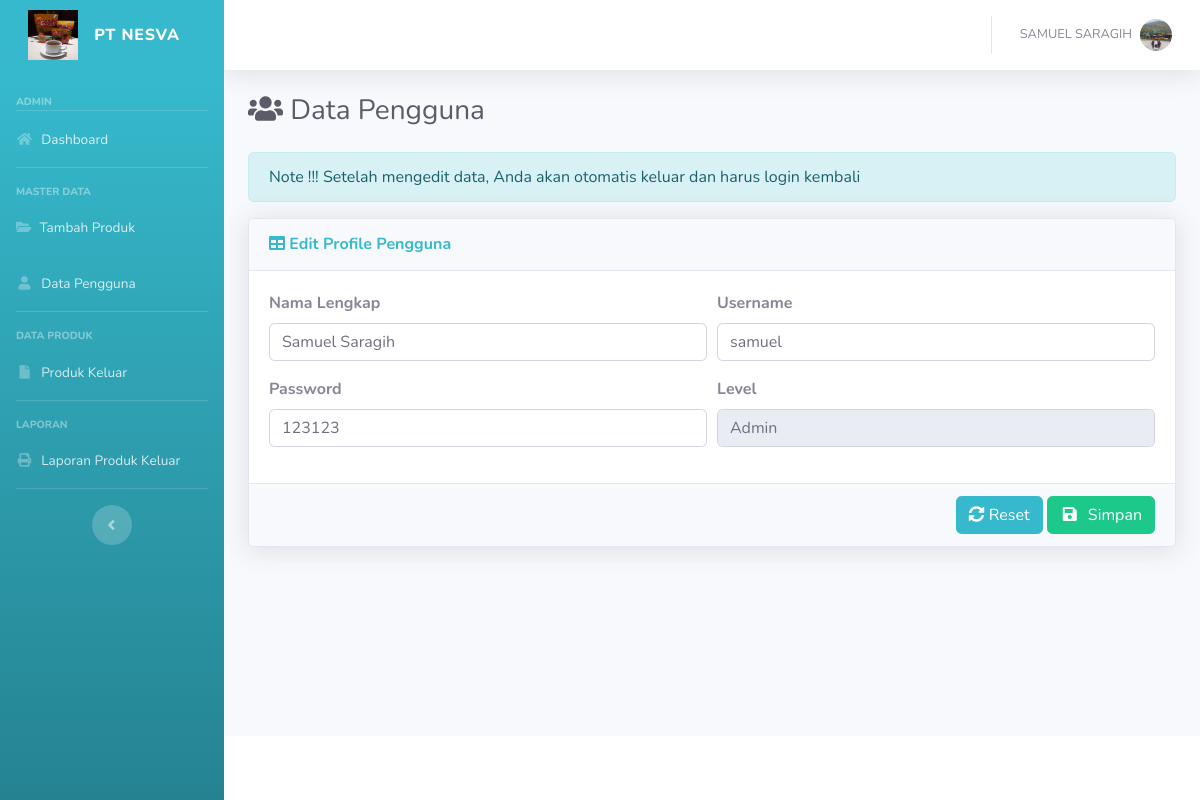
The app's page /profil.php (signed in) with its own data.
### tables this page shows
CREATE TABLE `tb_user` (
  `id_user` int(11) NOT NULL,
  `username` varchar(20) NOT NULL,
  `password` varchar(20) NOT NULL,
  `nama` varchar(50) NOT NULL,
  `level` varchar(20) NOT NULL
);

### profil.php (the view, shortened to what this page needs)
<?php
    if(!isset($_SESSION['user'])) {
        echo "<script language='javascript'>alert('Anda harus login terlebih dahulu!!!'); document.location.href='login.php';</script>";
    } else {
    include 'template/header.php';
	include 'template/sidebar.php';
?>
<div class="d-sm-flex align-items-center justify-content-between mb-4">
    <h1 class="h3 mb-0 text-gray-800"><i class="fas fa-fw fa-users"></i> Data Pengguna</h1>
</div>
<div class="alert alert-info">Note !!! Setelah mengedit data, Anda akan otomatis keluar dan harus login kembali</div>
<div class="card shadow mb-4">
    <div class="card-header py-3">
        <h6 class="m-0 font-weight-bold text-info"><i class="fa fa-table"></i> Edit Profile Pengguna</h6>
    </div>
	<form action="data/data_profil.php?act=edit" method="POST" enctype="multipart/form-data">
        <div class="card-body">
            <div class="form-row">
                <?php
					$ids=$_SESSION['id_user'];
					$sql = mysqli_query($conn, "SELECT * FROM tb_user WHERE id_user = '$ids'");
					while($row = mysqli_fetch_assoc($sql)){
				?>
                <div class="form-group col-md-6">
                    <label class="font-weight-bold">Nama Lengkap</label>
                    <input autocomplete="off" type="text" name="nama" required class="form-control" value="<?= $row['nama'] ?>" />
                </div>
                <div class="form-group col-md-6">
                    <label class="font-weight-bold">Username</label>
                    <input autocomplete="off" type="text" name="username" required class="form-control" value="<?= $row['username'] ?>" />
                </div>
                <div class="form-group col-md-6">
                    <label class="font-weight-bold">Password</label>
                    <input autocomplete="off" type="text" name="password" required class="form-control" value="<?= $row['password'] ?>" />
                </div>
                <div class="form-group col-md-6">
                    <label class="font-weight-bold">Level</label>
                    <input autocomplete="off" type="text" name="" required class="form-control" value="<?= $row['level'] ?>" disabled />
                </div>
                <?php } ?>
            </div>
        </div>
        <div class="card-footer text-right">
            <button type="reset" class="btn btn-info"><i class="fa fa-sync-alt"></i> Reset</button>
            <button class="btn btn-success" type="submit" name="edit"><i class="fas fa-fw fa-save mr-1"></i> Simpan</button>
        </div>
    </form>
</div>
<?php
        }
    include 'template/footer.php';
?>

### records on screen
tb_user: nama "Samuel Saragih", username "samuel", password "123123", level "Admin"

### other values on screen
$_SESSION['level'] "ADMIN"
$_SESSION['user'] "SAMUEL SARAGIH"
